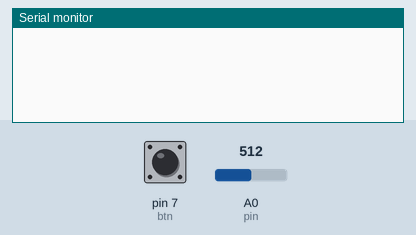
A sketch run on a simulated Arduino Uno, built with avr-gcc and run on an emulated ATmega328P. Shown: the last lines printed to the serial monitor. The test bench sets the inputs (shaded band); at power-on: pin 7 (btn) LOW, A0 (pin) = 512.

Above: at 1.2 s.
1.3 s: pin 7 (btn) pulled HIGH for 0.15 s
At 2.6 s:
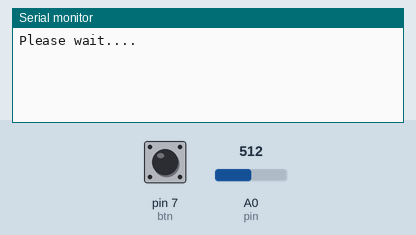
At 4.2 s:
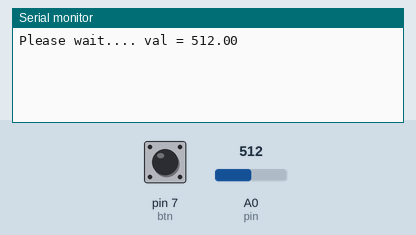

The sketch:

analogRead_Serialprint.ino
```cpp
const int pin = A0; //"A0"のところに可変抵抗を接続したピンを指定してください。
const int btn = 7; //"7"のところにスイッチを接続したピンを指定してください。
//シリアルモニタ右下の「~~~~bps」が「9600bps」であることを確認してください。
//スイッチをONにした約3秒後に結果が返ってきます。
//もう少し早く返答してほしい場合は、下の「1000」を小さくしてください。
const float reptimes = 1000;
//以下は変更しないでください。
double val = 0;
void setup() {
  Serial.begin(9600);
  while (!Serial);
  pinMode(btn, INPUT);
}

void loop() {
  if (digitalRead(btn) == HIGH) {
    Serial.print("Please wait.... ");
    for (int i = 0; i < reptimes; i++) {
      val = val + analogRead(pin);
      delay(2);
    }
    val = val / reptimes;
    Serial.print("val = ");
    Serial.println(val);
    val = 0;
  }
  delay(10);
}
```

Measured:
- after the input at 1.3 s, the serial monitor: prints a new line at once (image 1)
